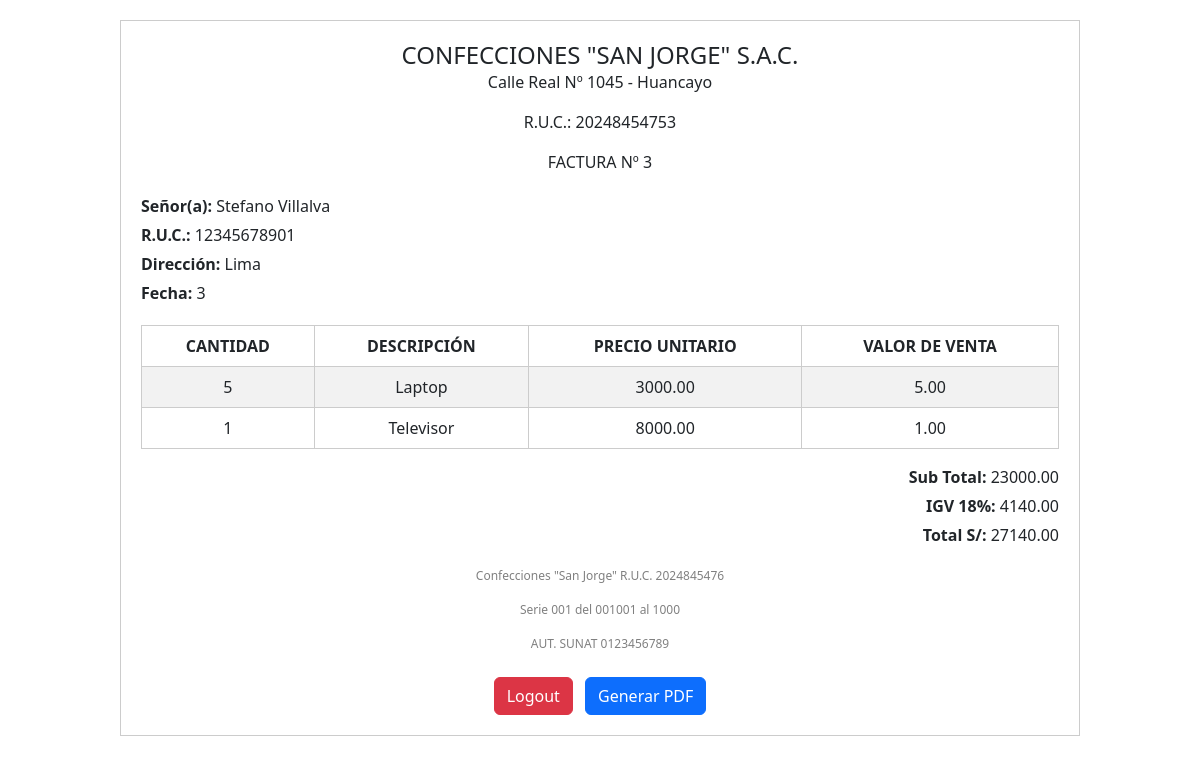
The page /factura/3/ (signed in) on the database its author committed.
### ventas/models.py (models this page shows, shortened)
class Factura(models.Model):
    cliente = models.ForeignKey(Cliente, on_delete=models.CASCADE)
    empleado = models.ForeignKey(Empleado, on_delete=models.CASCADE)
    cancelado = models.BooleanField(default=False)
    subtotal = models.DecimalField(max_digits=10, decimal_places=2, null=True, blank=True)
    igv = models.DecimalField(max_digits=10, decimal_places=2, null=True, blank=True)
    total = models.DecimalField(max_digits=10, decimal_places=2, null=True, blank=True)

class Detalle(models.Model):
    producto = models.ForeignKey(Producto, on_delete=models.CASCADE)
    factura = models.ForeignKey(Factura, on_delete=models.CASCADE, related_name='detalles')
    cantidad = models.PositiveIntegerField(default=1)
    precio_unitario = models.DecimalField(max_digits=10, decimal_places=2)

class Producto(models.Model):
    nombre = models.CharField(max_length=100)
    descripcion = models.TextField()
    categoria = models.ForeignKey(Categoria, on_delete=models.CASCADE)
    precio = models.DecimalField(max_digits=10, decimal_places=2)

### clientes/models.py (models this page shows, shortened)
class Cliente(models.Model):
    nombres = models.CharField(max_length=100)
    apellidos = models.CharField(max_length=100)
    email = models.EmailField(max_length=255, unique=True)
    direccion = models.ForeignKey(Ciudad, on_delete=models.CASCADE)
    ruc = models.CharField(max_length=20, unique=True)
    password = models.CharField(max_length=128)  # Almacenar la contraseña hasheada
    is_active = models.BooleanField(default=True)

class Ciudad(models.Model):
    nombre = models.CharField(max_length=100)
    fecha = models.DateTimeField(auto_now_add=True)
    provincia = models.ForeignKey(Provincia, on_delete=models.CASCADE)
    def __str__(self):
        return self.nombre

### clientes/views.py (the view)
    def _wrapped_view(request, *args, **kwargs):
        if not request.session.get('cliente_id'):
            return redirect('login')
        return view_func(request, *args, **kwargs)

### clientes/views.py (called while the page is built)
def login_requerido(view_func):
    def _wrapped_view(request, *args, **kwargs):
        if not request.session.get('cliente_id'):
            return redirect('login')
        return view_func(request, *args, **kwargs)
    return _wrapped_view

@login_requerido
def factura_view(request, factura_id):
    factura = get_object_or_404(Factura, id=factura_id)
    context = {
        'factura': factura,
        'detalles': factura.detalles.all(),
    }
    if request.GET.get('pdf'):
        return render_to_pdf('factura.html', context)
    return render(request, 'factura.html', context)

### clientes/templates/factura.html (shortened to what this page needs)
<!DOCTYPE html>
<html lang="es">
<head>
    {% load static %}
    <link rel="stylesheet" href="{% static 'clientes/style.css' %}">
    <link href="https://cdn.jsdelivr.net/npm/bootstrap@5.3.0-alpha1/dist/css/bootstrap.min.css" rel="stylesheet">
</head>
<body>
    <div class="invoice">
        <header>
            <h1>CONFECCIONES "SAN JORGE" S.A.C.</h1>
            <p>Calle Real Nº 1045 - Huancayo</p>
            <p>R.U.C.: 20248454753</p>
            <p>FACTURA Nº {{ factura.id }}</p>
        </header>
        <section class="customer-info">
            <p><strong>Señor(a):</strong> {{ factura.cliente.nombres }} {{ factura.cliente.apellidos }}</p>
            <p><strong>R.U.C.:</strong> {{ factura.cliente.ruc }}</p>
            <p><strong>Dirección:</strong> {{ factura.cliente.direccion }}</p>
            <p><strong>Fecha:</strong> {{ factura.id }}</p>
        </section>
        <table class="table table-striped">
            <thead>
                <tr>
                    <th>CANTIDAD</th>
                    <th>DESCRIPCIÓN</th>
                    <th>PRECIO UNITARIO</th>
                    <th>VALOR DE VENTA</th>
                </tr>
            </thead>
            <tbody>
                {% for detalle in detalles %}
                <tr>
                    <td>{{ detalle.cantidad }}</td>
                    <td>{{ detalle.producto.nombre }}</td>
                    <td>{{ detalle.precio_unitario }}</td>
                    <td>{{ detalle.cantidad|floatformat:2 }}</td>
                </tr>
                {% endfor %}
            </tbody>
        </table>
        <section class="totals">
            <p><strong>Sub Total:</strong> {{ factura.subtotal }}</p>
            <p><strong>IGV 18%:</strong> {{ factura.igv }}</p>
            <p><strong>Total S/:</strong> {{ factura.total }}</p>
        </section>
        <footer>
            <p>Confecciones "San Jorge" R.U.C. 2024845476</p>
            <p>Serie 001 del 001001 al 1000</p>
            <p>AUT. SUNAT 0123456789</p>
        </footer>
        <div class="mt-4 text-center">
            <a href="{% url 'logout' %}" class="btn btn-danger me-2">Logout</a>
            <a href="{% url 'factura_view' factura.id %}?pdf=true" class="btn btn-primary">Generar PDF</a>
        </div>
    </div>
</body>
</html>

### clientes/static/clientes/style.css (style rules this page uses)
body { font-family: Arial, sans-serif; margin: 0; padding: 0; background-color: #f5f5f5; }
.invoice { width: 80%; margin: 20px auto; padding: 20px; background-color: white; border: 1px solid #ccc; }
header { text-align: center; margin-bottom: 20px; }
header h1 { font-size: 24px; margin: 0; }
.customer-info { margin-bottom: 20px; }
.customer-info p { margin: 5px 0; }
table { width: 100%; border-collapse: collapse; margin-bottom: 20px; }
table th, table td { border: 1px solid #ccc; padding: 10px; text-align: center; }
.totals { text-align: right; margin-bottom: 20px; }
.totals p { margin: 5px 0; }
footer { text-align: center; font-size: 12px; color: gray; }

### rows shown on the page
Factura: id "3", cliente.nombres "Stefano", cliente.apellidos "Villalva", cliente.ruc "12345678901", cliente.direccion "Lima", subtotal "23000.00", igv "4140.00", total "27140.00"
Detalle: cantidad "5", producto.nombre "Laptop", precio_unitario "3000.00", cantidad "5.00"
Detalle: cantidad "1", producto.nombre "Televisor", precio_unitario "8000.00", cantidad "1.00"
